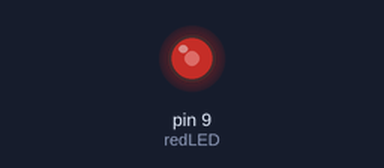
This sketch was run on a simulated Arduino Uno, built with avr-gcc and run on an emulated ATmega328P. Shown: output pins drawn as LEDs (lit = HIGH).

Above: at 0.1 s.
Timing chart, 0 to 1.6 s (numbered marks = the images above):
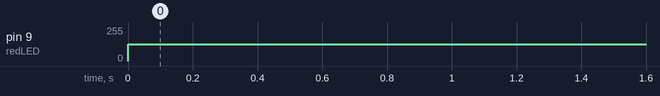

The sketch:

AnalogWrite_uno.ino
```cpp
int redLED=9;
int bright=127;

void setup() {
  // put your setup code here, to run once:
pinMode(redLED,OUTPUT);
}

void loop() {
  // put your main code here, to run repeatedly:
analogWrite(redLED,bright);
}
```

Measured:
- by itself, pin 9 (redLED): 0/255 → 127/255 at 0.00 s
